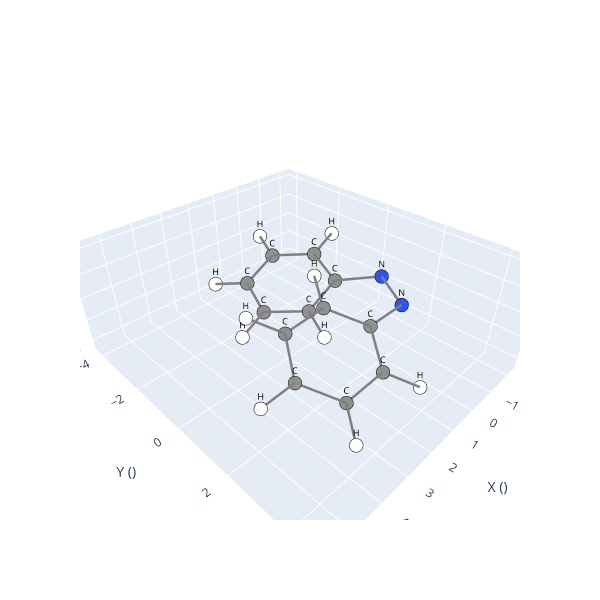

The cell this chart's notebook holds for it:
### Code cell
# The create_cis() method automatically resolves steric clashes when rotating 
# to a specific angle, defined by the 'target_deg' parameter.

# We recommend using this function for geometries prone to collisions (steric hindrance),
# as it automatically adjusts adjacent rings to achieve a valid, clash-free conformation.
azo_sys.create_cis(target_deg=30, overwrite=True).view()

### Figure 1 — Plotly figure (JSON) as saved in the notebook; plotly's stock layout.template omitted (floating-point values rounded to 4 significant figures)
{"data": [{"hoverinfo": "text", "marker": {"color": ["#909090", "#909090", "#909090", "#909090", "#909090", "#909090", "#3050F8", "#3050F8", "#909090", "#909090", "#909090", "#909090", "#909090", "#909090", "#FFFFFF", "#FFFFFF", "#FFFFFF", "#FFFFFF", "#FFFFFF", "#FFFFFF", "#FFFFFF", "#FFFFFF", "#FFFFFF", "#FFFFFF"], "line": {"color": "black", "width": 1}, "size": 8}, "mode": "markers", "showlegend": false, "text": ["C", "C", "C", "C", "C", "C", "N", "N", "C", "C", "C", "C", "C", "C", "H", "H", "H", "H", "H", "H", "H", "H", "H", "H"], "type": "scatter3d", "x": [0.0, -0.4647, 0.3139, 1.553, 2.023, 1.255, -0.8036, -0.2927, 1.12, 1.78, 3.171, 3.927, 3.291, 1.896, -1.441, -0.04568, 2.153, 2.99, 1.66, 1.202, 3.659, 5.01, 3.879, 1.413], "y": [0.0, -1.293, -2.427, -2.292, -1.024, 0.1074, 1.108, 2.207, 2.207, 3.171, 3.146, 2.176, 1.213, 1.222, -1.421, -3.415, -3.171, -0.9089, 1.085, 3.942, 3.878, 2.164, 0.4434, 0.4374], "z": [0.0, 0.2943, 0.02114, -0.597, -0.926, -0.6225, 0.3884, 0.07646, 0.07646, -0.7001, -0.8582, -0.2096, 0.5726, 0.7015, 0.7525, 0.2999, -0.8227, -1.406, -0.873, -1.202, -1.498, -0.3185, 1.066, 1.279]}, {"hoverinfo": "none", "mode": "text", "showlegend": false, "text": ["C", "C", "C", "C", "C", "C", "N", "N", "C", "C", "C", "C", "C", "C", "H", "H", "H", "H", "H", "H", "H", "H", "H", "H"], "textfont": {"color": "black", "size": 9}, "type": "scatter3d", "x": [0.0, -0.4647, 0.3139, 1.553, 2.023, 1.255, -0.8036, -0.2927, 1.12, 1.78, 3.171, 3.927, 3.291, 1.896, -1.441, -0.04568, 2.153, 2.99, 1.66, 1.202, 3.659, 5.01, 3.879, 1.413], "y": [0.0, -1.293, -2.427, -2.292, -1.024, 0.1074, 1.108, 2.207, 2.207, 3.171, 3.146, 2.176, 1.213, 1.222, -1.421, -3.415, -3.171, -0.9089, 1.085, 3.942, 3.878, 2.164, 0.4434, 0.4374], "z": [0.0, 0.2943, 0.02114, -0.597, -0.926, -0.6225, 0.3884, 0.07646, 0.07646, -0.7001, -0.8582, -0.2096, 0.5726, 0.7015, 0.7525, 0.2999, -0.8227, -1.406, -0.873, -1.202, -1.498, -0.3185, 1.066, 1.279]}, {"hoverinfo": "none", "line": {"color": "gray", "width": 5}, "mode": "lines", "showlegend": false, "type": "scatter3d", "x": [1.553, 2.023], "y": [-2.292, -1.024], "z": [-0.597, -0.926]}, {"hoverinfo": "none", "line": {"color": "gray", "width": 5}, "mode": "lines", "showlegend": false, "type": "scatter3d", "x": [2.023, 1.553], "y": [-1.024, -2.292], "z": [-0.926, -0.597]}, {"hoverinfo": "none", "line": {"color": "gray", "width": 5}, "mode": "lines", "showlegend": false, "type": "scatter3d", "x": [-1.441, -0.4647], "y": [-1.421, -1.293], "z": [0.7525, 0.2943]}, {"hoverinfo": "none", "line": {"color": "gray", "width": 5}, "mode": "lines", "showlegend": false, "type": "scatter3d", "x": [1.255, 2.023], "y": [0.1074, -1.024], "z": [-0.6225, -0.926]}, {"hoverinfo": "none", "line": {"color": "gray", "width": 5}, "mode": "lines", "showlegend": false, "type": "scatter3d", "x": [3.291, 1.896], "y": [1.213, 1.222], "z": [0.5726, 0.7015]}, {"hoverinfo": "none", "line": {"color": "gray", "width": 5}, "mode": "lines", "showlegend": false, "type": "scatter3d", "x": [1.413, 1.896], "y": [0.4374, 1.222], "z": [1.279, 0.7015]}, {"hoverinfo": "none", "line": {"color": "gray", "width": 5}, "mode": "lines", "showlegend": false, "type": "scatter3d", "x": [1.553, 2.153], "y": [-2.292, -3.171], "z": [-0.597, -0.8227]}, {"hoverinfo": "none", "line": {"color": "gray", "width": 5}, "mode": "lines", "showlegend": false, "type": "scatter3d", "x": [3.291, 3.879], "y": [1.213, 0.4434], "z": [0.5726, 1.066]}, {"hoverinfo": "none", "line": {"color": "gray", "width": 5}, "mode": "lines", "showlegend": false, "type": "scatter3d", "x": [1.12, 1.78], "y": [2.207, 3.171], "z": [0.07646, -0.7001]}, {"hoverinfo": "none", "line": {"color": "gray", "width": 5}, "mode": "lines", "showlegend": false, "type": "scatter3d", "x": [1.202, 1.78], "y": [3.942, 3.171], "z": [-1.202, -0.7001]}, {"hoverinfo": "none", "line": {"color": "gray", "width": 5}, "mode": "lines", "showlegend": false, "type": "scatter3d", "x": [1.78, 1.12], "y": [3.171, 2.207], "z": [-0.7001, 0.07646]}, {"hoverinfo": "none", "line": {"color": "gray", "width": 5}, "mode": "lines", "showlegend": false, "type": "scatter3d", "x": [0, 1.255], "y": [0, 0.1074], "z": [0, -0.6225]}, {"hoverinfo": "none", "line": {"color": "gray", "width": 5}, "mode": "lines", "showlegend": false, "type": "scatter3d", "x": [-0.4647, 0], "y": [-1.293, 0], "z": [0.2943, 0]}, {"hoverinfo": "none", "line": {"color": "gray", "width": 5}, "mode": "lines", "showlegend": false, "type": "scatter3d", "x": [3.171, 1.78], "y": [3.146, 3.171], "z": [-0.8582, -0.7001]}, {"hoverinfo": "none", "line": {"color": "gray", "width": 5}, "mode": "lines", "showlegend": false, "type": "scatter3d", "x": [-0.04568, 0.3139], "y": [-3.415, -2.427], "z": [0.2999, 0.02114]}, {"hoverinfo": "none", "line": {"color": "gray", "width": 5}, "mode": "lines", "showlegend": false, "type": "scatter3d", "x": [1.896, 1.12], "y": [1.222, 2.207], "z": [0.7015, 0.07646]}, {"hoverinfo": "none", "line": {"color": "gray", "width": 5}, "mode": "lines", "showlegend": false, "type": "scatter3d", "x": [1.896, 1.413], "y": [1.222, 0.4374], "z": [0.7015, 1.279]}, {"hoverinfo": "none", "line": {"color": "gray", "width": 5}, "mode": "lines", "showlegend": false, "type": "scatter3d", "x": [3.659, 3.171], "y": [3.878, 3.146], "z": [-1.498, -0.8582]}, {"hoverinfo": "none", "line": {"color": "gray", "width": 5}, "mode": "lines", "showlegend": false, "type": "scatter3d", "x": [2.023, 1.255], "y": [-1.024, 0.1074], "z": [-0.926, -0.6225]}, {"hoverinfo": "none", "line": {"color": "gray", "width": 5}, "mode": "lines", "showlegend": false, "type": "scatter3d", "x": [1.255, 0], "y": [0.1074, 0], "z": [-0.6225, 0]}, {"hoverinfo": "none", "line": {"color": "gray", "width": 5}, "mode": "lines", "showlegend": false, "type": "scatter3d", "x": [2.023, 2.99], "y": [-1.024, -0.9089], "z": [-0.926, -1.406]}, {"hoverinfo": "none", "line": {"color": "gray", "width": 5}, "mode": "lines", "showlegend": false, "type": "scatter3d", "x": [1.255, 1.66], "y": [0.1074, 1.085], "z": [-0.6225, -0.873]}, {"hoverinfo": "none", "line": {"color": "gray", "width": 5}, "mode": "lines", "showlegend": false, "type": "scatter3d", "x": [0, -0.4647], "y": [0, -1.293], "z": [0, 0.2943]}, {"hoverinfo": "none", "line": {"color": "gray", "width": 5}, "mode": "lines", "showlegend": false, "type": "scatter3d", "x": [1.78, 3.171], "y": [3.171, 3.146], "z": [-0.7001, -0.8582]}, {"hoverinfo": "none", "line": {"color": "gray", "width": 5}, "mode": "lines", "showlegend": false, "type": "scatter3d", "x": [-0.4647, 0.3139], "y": [-1.293, -2.427], "z": [0.2943, 0.02114]}, {"hoverinfo": "none", "line": {"color": "gray", "width": 5}, "mode": "lines", "showlegend": false, "type": "scatter3d", "x": [3.171, 3.927], "y": [3.146, 2.176], "z": [-0.8582, -0.2096]}, {"hoverinfo": "none", "line": {"color": "gray", "width": 5}, "mode": "lines", "showlegend": false, "type": "scatter3d", "x": [0.3139, -0.4647], "y": [-2.427, -1.293], "z": [0.02114, 0.2943]}, {"hoverinfo": "none", "line": {"color": "gray", "width": 5}, "mode": "lines", "showlegend": false, "type": "scatter3d", "x": [1.78, 1.202], "y": [3.171, 3.942], "z": [-0.7001, -1.202]}, {"hoverinfo": "none", "line": {"color": "gray", "width": 5}, "mode": "lines", "showlegend": false, "type": "scatter3d", "x": [3.927, 3.171], "y": [2.176, 3.146], "z": [-0.2096, -0.8582]}, {"hoverinfo": "none", "line": {"color": "gray", "width": 5}, "mode": "lines", "showlegend": false, "type": "scatter3d", "x": [2.153, 1.553], "y": [-3.171, -2.292], "z": [-0.8227, -0.597]}, {"hoverinfo": "none", "line": {"color": "gray", "width": 5}, "mode": "lines", "showlegend": false, "type": "scatter3d", "x": [-0.4647, -1.441], "y": [-1.293, -1.421], "z": [0.2943, 0.7525]}, {"hoverinfo": "none", "line": {"color": "gray", "width": 5}, "mode": "lines", "showlegend": false, "type": "scatter3d", "x": [3.171, 3.659], "y": [3.146, 3.878], "z": [-0.8582, -1.498]}, {"hoverinfo": "none", "line": {"color": "gray", "width": 5}, "mode": "lines", "showlegend": false, "type": "scatter3d", "x": [-0.8036, -0.2927], "y": [1.108, 2.207], "z": [0.3884, 0.07646]}, {"hoverinfo": "none", "line": {"color": "gray", "width": 5}, "mode": "lines", "showlegend": false, "type": "scatter3d", "x": [-0.2927, -0.8036], "y": [2.207, 1.108], "z": [0.07646, 0.3884]}, {"hoverinfo": "none", "line": {"color": "gray", "width": 5}, "mode": "lines", "showlegend": false, "type": "scatter3d", "x": [1.553, 0.3139], "y": [-2.292, -2.427], "z": [-0.597, 0.02114]}, {"hoverinfo": "none", "line": {"color": "gray", "width": 5}, "mode": "lines", "showlegend": false, "type": "scatter3d", "x": [3.291, 3.927], "y": [1.213, 2.176], "z": [0.5726, -0.2096]}, {"hoverinfo": "none", "line": {"color": "gray", "width": 5}, "mode": "lines", "showlegend": false, "type": "scatter3d", "x": [5.01, 3.927], "y": [2.164, 2.176], "z": [-0.3185, -0.2096]}, {"hoverinfo": "none", "line": {"color": "gray", "width": 5}, "mode": "lines", "showlegend": false, "type": "scatter3d", "x": [2.99, 2.023], "y": [-0.9089, -1.024], "z": [-1.406, -0.926]}, {"hoverinfo": "none", "line": {"color": "gray", "width": 5}, "mode": "lines", "showlegend": false, "type": "scatter3d", "x": [3.879, 3.291], "y": [0.4434, 1.213], "z": [1.066, 0.5726]}, {"hoverinfo": "none", "line": {"color": "gray", "width": 5}, "mode": "lines", "showlegend": false, "type": "scatter3d", "x": [1.12, -0.2927], "y": [2.207, 2.207], "z": [0.07646, 0.07646]}, {"hoverinfo": "none", "line": {"color": "gray", "width": 5}, "mode": "lines", "showlegend": false, "type": "scatter3d", "x": [0, -0.8036], "y": [0, 1.108], "z": [0, 0.3884]}, {"hoverinfo": "none", "line": {"color": "gray", "width": 5}, "mode": "lines", "showlegend": false, "type": "scatter3d", "x": [0.3139, 1.553], "y": [-2.427, -2.292], "z": [0.02114, -0.597]}, {"hoverinfo": "none", "line": {"color": "gray", "width": 5}, "mode": "lines", "showlegend": false, "type": "scatter3d", "x": [1.12, 1.896], "y": [2.207, 1.222], "z": [0.07646, 0.7015]}, {"hoverinfo": "none", "line": {"color": "gray", "width": 5}, "mode": "lines", "showlegend": false, "type": "scatter3d", "x": [3.927, 3.291], "y": [2.176, 1.213], "z": [-0.2096, 0.5726]}, {"hoverinfo": "none", "line": {"color": "gray", "width": 5}, "mode": "lines", "showlegend": false, "type": "scatter3d", "x": [3.927, 5.01], "y": [2.176, 2.164], "z": [-0.2096, -0.3185]}, {"hoverinfo": "none", "line": {"color": "gray", "width": 5}, "mode": "lines", "showlegend": false, "type": "scatter3d", "x": [1.896, 3.291], "y": [1.222, 1.213], "z": [0.7015, 0.5726]}, {"hoverinfo": "none", "line": {"color": "gray", "width": 5}, "mode": "lines", "showlegend": false, "type": "scatter3d", "x": [-0.8036, 0], "y": [1.108, 0], "z": [0.3884, 0]}, {"hoverinfo": "none", "line": {"color": "gray", "width": 5}, "mode": "lines", "showlegend": false, "type": "scatter3d", "x": [0.3139, -0.04568], "y": [-2.427, -3.415], "z": [0.02114, 0.2999]}, {"hoverinfo": "none", "line": {"color": "gray", "width": 5}, "mode": "lines", "showlegend": false, "type": "scatter3d", "x": [1.66, 1.255], "y": [1.085, 0.1074], "z": [-0.873, -0.6225]}, {"hoverinfo": "none", "line": {"color": "gray", "width": 5}, "mode": "lines", "showlegend": false, "type": "scatter3d", "x": [-0.2927, 1.12], "y": [2.207, 2.207], "z": [0.07646, 0.07646]}], "layout": {"height": 600, "scene": {"xaxis": {"range": [-2.441, 6.01], "title": {"text": "X ()"}}, "yaxis": {"range": [-4.415, 4.942], "title": {"text": "Y ()"}}, "zaxis": {"range": [-2.498, 2.279], "title": {"text": "Z ()"}}}, "width": 600}}
